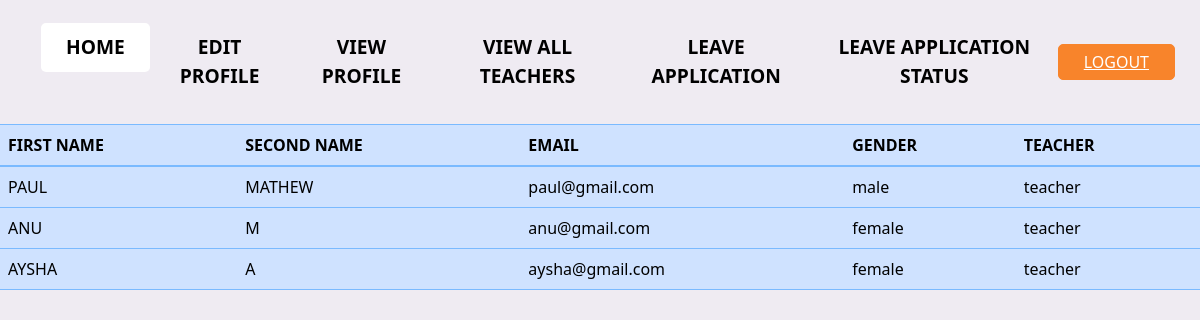
Screenshot of /studentteacherview with the database file from the repository.
### myapp/models.py (models this page shows)
class Registration(models.Model):
    user=models.ForeignKey(User,on_delete=models.CASCADE)
    firstname=models.CharField(max_length=30)
    secondname=models.CharField(max_length=30)
    email=models.EmailField()
    gender=models.CharField(max_length=30)
    password=models.CharField(max_length=30)
    cnpassword=models.CharField(max_length=30)

class User(AbstractUser):
    usertype=models.CharField(max_length=20)
    class Meta:
        db_table='usertable'

### myapp/views.py (the view)
# urls.py: path('studentteacherview',views.studentteacherview,name='studentteacherview'),
def studentteacherview(request):
    x=Registration.objects.all()
    return render(request,'studentteacherview.html',{'data':x})

### templates/studentteacherview.html (shortened to what this page needs)
{% extends 'studentbase.html' %}
{% block student %}
<!doctype html>
<html lang="en">
    <head>
        <link
            href="https://cdn.jsdelivr.net/npm/bootstrap@5.3.2/dist/css/bootstrap.min.css"
            rel="stylesheet"
        />
    </head>
    <body>
       <div class="table-responsive">
        <table class="table table-primary">
            <thead>
                <tr>
                    <th scope="col">FIRST NAME</th>
                    <th scope="col">SECOND NAME</th>
                    <th scope="col">EMAIL</th>
                    <th scope="col">GENDER</th>
                    <th>TEACHER</th>
                </tr>
            </thead>
            <tbody>
                {% for i in data %}
                <tr>
                    <td>{{ i.firstname }}</td>
                    <td>{{ i.secondname }}</td>
                    <td>{{ i.email }}</td>
                    <td>{{ i.gender }}</td>
                    <td>{{i.user.usertype}}</td>
                </tr>
                {% endfor %}
            </tbody>
        </table>
       </div>
    </body>
</html>
{% endblock student %}

### static/css/studentstyle.css (style rules this page uses)
body { font-family: "Poppins", sans-serif; color: #0c0c0c; background-color: #ffffff; overflow-x: hidden; }

### templates/studentteacherview.html (style rules this page uses)
body { background-color: rgba(234, 229, 238, 0.741); }

### rows the page displays
Registration: firstname "PAUL", secondname "MATHEW", email "paul@gmail.com", gender "male", user.usertype "teacher"
Registration: firstname "ANU", secondname "M", email "anu@gmail.com", gender "female", user.usertype "teacher"
Registration: firstname "AYSHA", secondname "A", email "aysha@gmail.com", gender "female", user.usertype "teacher"
